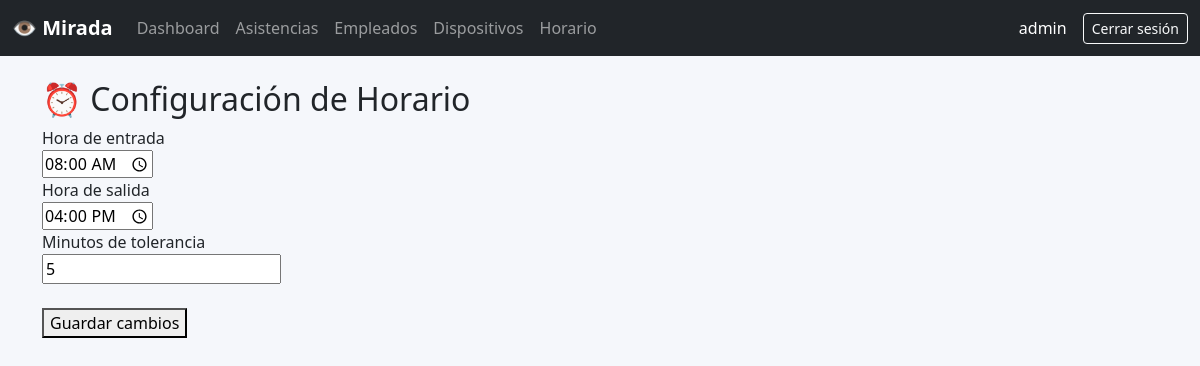
Screenshot of /dashboard/settings/attendance/ (signed in) with the database file from the repository.
### accounts/models.py (models this page shows, shortened)
class User(AbstractUser):
    ROLE_CHOICES = (
        ('admin', 'Administrador'),
        ('supervisor', 'Supervisor'),
    )
    company = models.ForeignKey(
        Company,
        on_delete=models.CASCADE,
        related_name='users',
        null=True,
        blank=True
    )
    role = models.CharField(
        max_length=20,
        choices=ROLE_CHOICES,
        default='supervisor'
    )

### attendance/models.py (models this page shows, shortened)
class CompanyAttendancePolicy(models.Model):
    company = models.OneToOneField(Company, on_delete=models.CASCADE, related_name="attendance_policy")
    entry_time = models.TimeField(default="08:00")
    exit_time = models.TimeField(default="17:00")
    grace_minutes = models.PositiveIntegerField(default=5)

### attendance/views.py (the view)
# urls.py: path("dashboard/settings/attendance/", attendance_policy_view, name="attendance_policy"),
@login_required(login_url="/accounts/login/")
def attendance_policy_view(request):
    company = request.user.company
    policy, created = CompanyAttendancePolicy.objects.get_or_create(
        company=company
    )
    if request.method == "POST":
        policy.entry_time = request.POST.get("entry_time")
        policy.exit_time = request.POST.get("exit_time")
        policy.grace_minutes = request.POST.get("grace_minutes") or 0
        policy.save()
        return redirect("/dashboard/settings/attendance/")
    return render(request, "dashboard/attendance_policy.html", {
        "policy": policy
    })

### employees/templates/dashboard/attendance_policy.html (shortened to what this page needs)
{% extends "dashboard/base.html" %}
{% block content %}
<h2>⏰ Configuración de Horario</h2>
<form method="post">
    <div>
        <label>Hora de entrada</label><br>
        <input type="time" name="entry_time" value="{{ policy.entry_time }}">
    </div>
    <div>
        <label>Hora de salida</label><br>
        <input type="time" name="exit_time" value="{{ policy.exit_time }}">
    </div>
    <div>
        <label>Minutos de tolerancia</label><br>
        <input type="number" name="grace_minutes" value="{{ policy.grace_minutes }}" min="0">
    </div>
    <br>
    <button type="submit">Guardar cambios</button>
</form>
{% endblock %}

### employees/templates/dashboard/base.html (shortened to what this page needs)
<!DOCTYPE html>
<html lang="es">
<head>
    <link href="https://cdn.jsdelivr.net/npm/bootstrap@5.3.2/dist/css/bootstrap.min.css" rel="stylesheet">
</head>
<body>
<nav class="navbar navbar-expand-lg navbar-dark bg-dark">
    <div class="container-fluid">
        <a class="navbar-brand" href="/dashboard/">👁️ Mirada</a>
        <div class="collapse navbar-collapse show">
            <ul class="navbar-nav me-auto mb-2 mb-lg-0">
                <li class="nav-item"><a class="nav-link" href="/dashboard/">Dashboard</a></li>
                <li class="nav-item"><a class="nav-link" href="/dashboard/attendance/">Asistencias</a></li>
                <li class="nav-item"><a class="nav-link" href="/employees/dashboard/employees/">Empleados</a></li>
                <li class="nav-item"><a class="nav-link" href="/employees/dashboard/devices/">Dispositivos</a></li>
                <li class="nav-item"><a class="nav-link" href="/dashboard/settings/attendance/">Horario</a></li>
            </ul>
            <span class="navbar-text text-white me-3">
                {{ request.user.username }}
            </span>
            <a href="/accounts/logout/" class="btn btn-outline-light btn-sm">Cerrar sesión</a>
        </div>
    </div>
</nav>
<div class="container my-4">
    {% block content %}{% endblock %}
</div>
</body>
</html>

### employees/templates/dashboard/base.html (style rules this page uses)
body { background-color: #f5f7fb; }
.navbar-brand { font-weight: 600; }

### rows the page displays
User: user.username "admin"
CompanyAttendancePolicy: entry_time "08:00", exit_time "16:00", grace_minutes "5"
